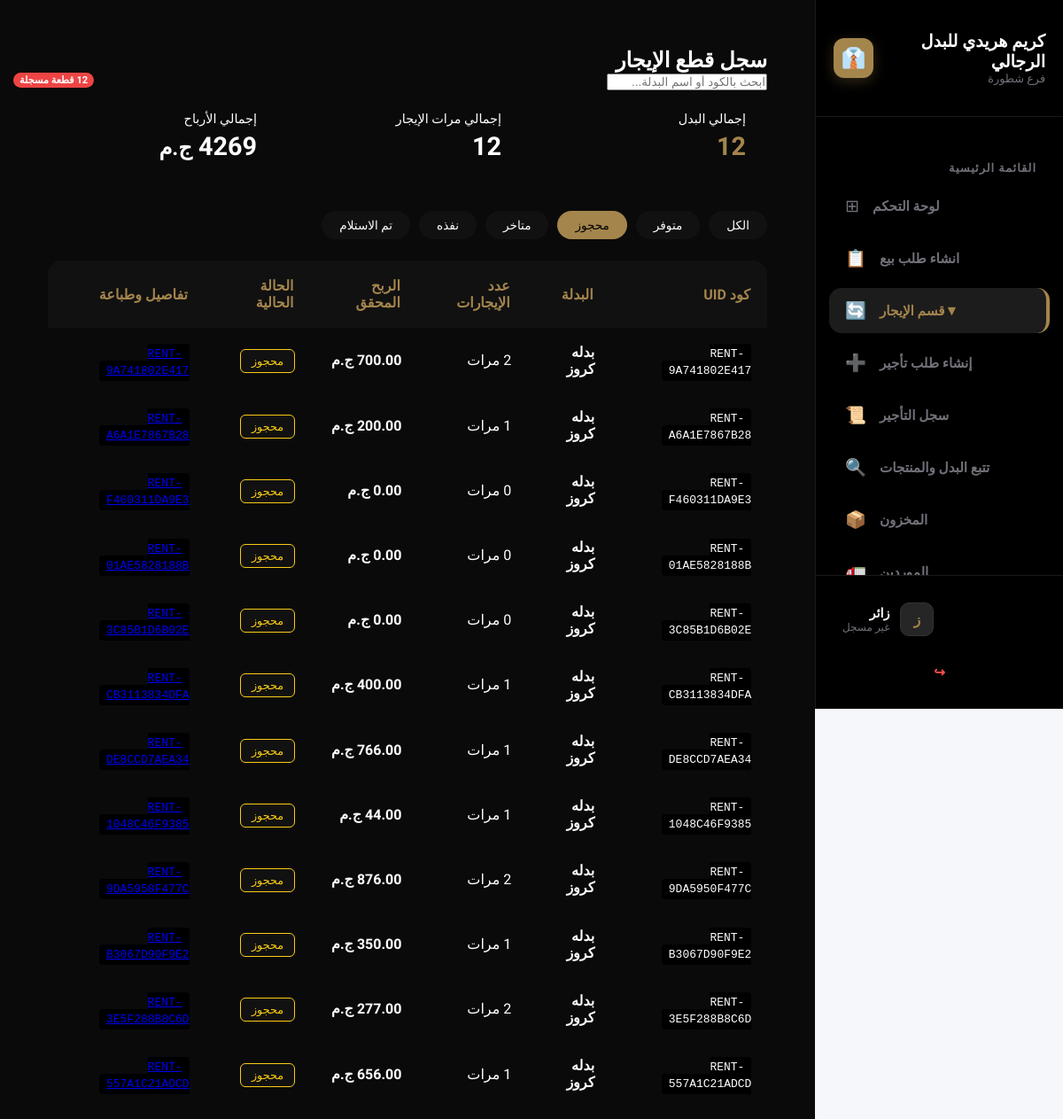
Page /pos/rental-items-log/?status=2 on the earlier database version.
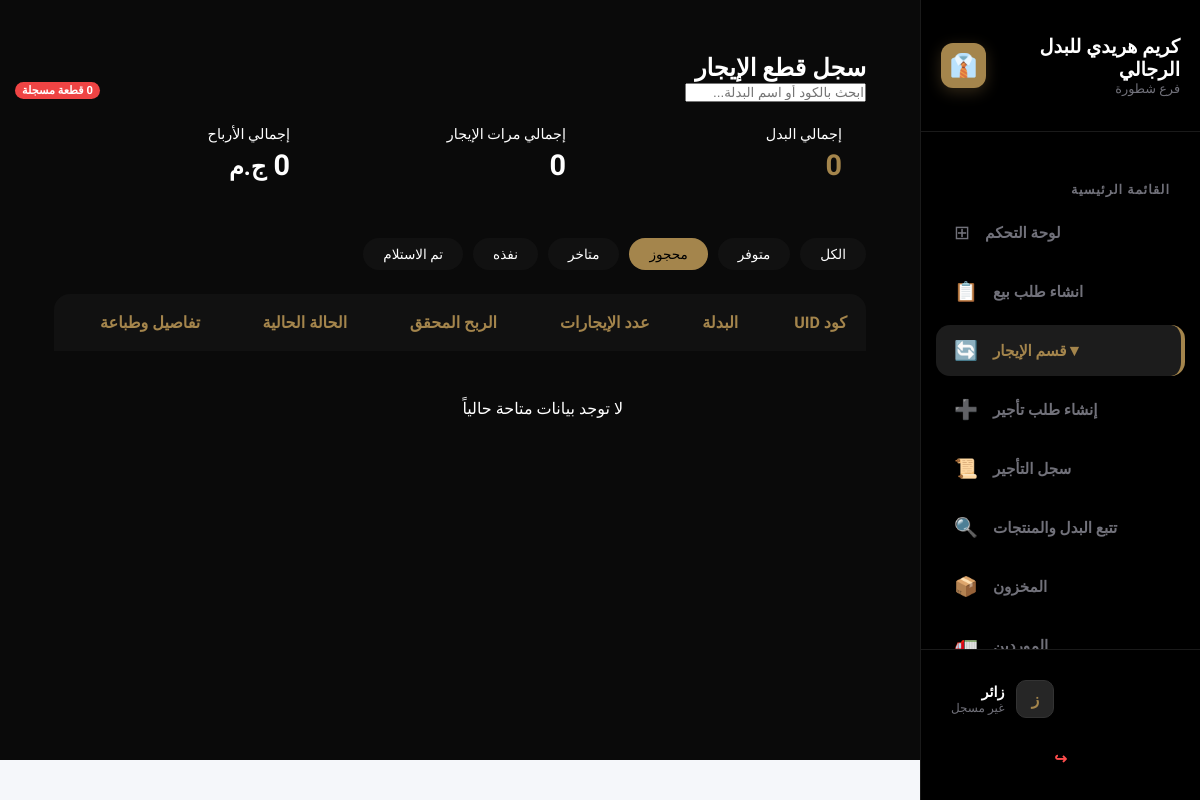
Same page on the later database version.
### categories/models.py (models this page shows, shortened)
class Rental_status_choices(models.Model):
    status = models.CharField (max_length=100, verbose_name="حالة ايجار المنتج")

### pos/models.py (models this page shows, shortened)
class RentalItem(models.Model):
    UID = models.CharField(max_length=50, unique=True, verbose_name="كود البدلة", editable=False)
    item = models.ForeignKey(InventoryItem, on_delete=models.CASCADE, verbose_name="البدلة", limit_choices_to={'is_rental': True})
    rental_count = models.PositiveIntegerField(default=0, verbose_name="عدد مرات الإيجار")
    profit = models.DecimalField(max_digits=10, decimal_places=2, default=0, verbose_name="الربح من الإيجار")
    status = models.ForeignKey(Rental_status_choices, on_delete=models.CASCADE, verbose_name="حالة البدلة", null=True, blank=True, default=1)

class InventoryItem(models.Model):
    name = models.CharField(max_length=200, verbose_name="اسم الصنف")
    category = models.ForeignKey(IngredientCategory, on_delete=models.CASCADE, related_name='items', verbose_name="الفئة")
    size = models.ForeignKey(Size_choices, on_delete=models.CASCADE, verbose_name="الحجم")
    color = models.ForeignKey(Colors_choices, on_delete=models.CASCADE, verbose_name="اللون")
    quantity = models.PositiveIntegerField(verbose_name="الكمية الحالية")
    min_limit = models.PositiveIntegerField(verbose_name="حد الطلب (الحد الأدنى)")
    unit = models.ForeignKey(Unit_choices, on_delete=models.CASCADE, verbose_name="الوحدة")
    unit_cost = models.DecimalField(max_digits=10, decimal_places=2, verbose_name="سعر الوحدة")
    supply_cost = models.DecimalField(max_digits=10, decimal_places=2, verbose_name="تكلفة التوريد")
    profit = models.DecimalField(max_digits=10, decimal_places=2, verbose_name="الربح المتوقع")
    updated_at = models.DateTimeField(auto_now=True, verbose_name="آخر تحديث")
    Supplier = models.ForeignKey(Supplier, on_delete=models.CASCADE, verbose_name="المورد")
    is_rental = models.BooleanField(default=False, verbose_name="هل الصنف للإيجار؟")
    rental_code = models.CharField(max_length=20, unique=True, null=True, blank=True, editable=False, verbose_name="كود الصنف")

### pos/views.py (the view)
# urls.py: path('rental-items-log/', views.rental_items_list, name='rental_items_list'),
def rental_items_list(request):
    items = RentalItem.objects.all().select_related('item', 'status')
    search_query = request.GET.get('search')
    if search_query:
        items = items.filter(
            Q(item__name__icontains=search_query) |
            Q(UID__icontains=search_query)
        )
    status_filter = request.GET.get('status')
    if status_filter and status_filter.isdigit():
        items = items.filter(status_id=status_filter)
    stats = {
        'total_items': items.count(),
        'total_rentals': items.aggregate(Sum('rental_count'))['rental_count__sum'] or 0,
        'total_profit': items.aggregate(Sum('profit'))['profit__sum'] or 0,
    }
    statuses = Rental_status_choices.objects.all()
    return render(request, 'pos/rental_items.html', {
        'items': items,
        'stats': stats,
        'statuses': statuses,
    })

### accounts/context_processors.py (called while the page is built)
def notifications_processor(request):
    if request.user.is_authenticated:
        notifications = Notification.objects.filter(user=request.user, is_deleted=False).order_by('-created_at')[:10]
    else:
        notifications = []
    return {'notifications': notifications}

### templates/pos/rental_items.html (shortened to what this page needs)
{% extends 'base.html' %}
{% load static %}
{% block extra_css %}
<link rel="stylesheet" href="{% static 'css/rental_item.css' %}">
{% endblock %}
{% block content %}
<div class="pos-wrapper">
    <section class="main-content-section">
        <header class="pos-top-bar">
            <div class="title-area">
                <h2> سجل قطع الإيجار</h2>
                <span class="badge">{{ items|length }} قطعة مسجلة</span>
            </div>
            <form method="GET" class="search-box">
                <input type="text" name="search" placeholder="ابحث بالكود أو اسم البدلة..." value="{{ request.GET.search }}">
            </form>
        </header>
        <div class="stats-container">
            <div class="stat-item">
                <span class="stat-label">إجمالي البدل</span>
                <span class="stat-value">{{ stats.total_items }}</span>
            </div>
            <div class="stat-item highlight-blue">
                <span class="stat-label">إجمالي مرات الإيجار</span>
                <span class="stat-value">{{ stats.total_rentals }}</span>
            </div>
            <div class="stat-item highlight-green">
                <span class="stat-label">إجمالي الأرباح</span>
                <span class="stat-value">{{ stats.total_profit }} <small>ج.م</small></span>
            </div>
        </div>
        <div class="filter-tabs">
            <a href="?status=" class="filter-btn {% if not request.GET.status %}active{% endif %}">الكل</a>
            {% for s in statuses %}
            <a href="?status={{ s.id }}" class="filter-btn {% if request.GET.status == s.id|stringformat:'i' %}active{% endif %}">
                {{ s.status }}
            </a>
            {% endfor %}
        </div>
        <div class="table-card">
            <table class="custom-table">
                <thead>
                    <tr>
                        <th>كود UID</th>
                        <th>البدلة</th>
                        <th>عدد الإيجارات</th>
                        <th>الربح المحقق</th>
                        <th>الحالة الحالية</th>
                        <th> تفاصيل وطباعة</th>
                    </tr>
                </thead>
                <tbody>
                    {% for item in items %}
                    <tr>
                        <td><span class="uid-tag">{{ item.UID }}</span></td>
                        <td><strong>{{ item.item.name }}</strong></td>
                        <td>{{ item.rental_count }} مرات</td>
                        <td class="profit-text">{{ item.profit }} ج.م</td>
                        <td>
                            <span class="status-badge status-{{ item.status.id }}">
                                {{ item.status.status }}
                            </span>
                        </td>
                        <td>
                            <a href="{% url 'item_details' item.id %}" class="uid-link">
                                <span class="uid-tag">{{ item.UID }}</span>
                            </a>
                        </td>
                    </tr>
                    {% empty %}
                    <tr>
                        <td colspan="5" class="empty-msg">لا توجد بيانات متاحة حالياً</td>
                    </tr>
                    {% endfor %}
                </tbody>
            </table>
        </div>
    </section>
</div>
{% endblock %}

Differences in the rows shown:
removed RentalItem: UID "RENT-9A741802E417", item.name "بدله كروز", profit "700.00", status.status "محجوز"
removed RentalItem: UID "RENT-A6A1E7867B28", item.name "بدله كروز", profit "200.00", status.status "محجوز"
removed RentalItem: UID "RENT-F460311DA9E3", item.name "بدله كروز", profit "0.00", status.status "محجوز"
removed RentalItem: UID "RENT-01AE5828188B", item.name "بدله كروز", profit "0.00", status.status "محجوز"
removed RentalItem: UID "RENT-3C85B1D6B02E", item.name "بدله كروز", profit "0.00", status.status "محجوز"
removed RentalItem: UID "RENT-CB3113834DFA", item.name "بدله كروز", profit "400.00", status.status "محجوز"
removed RentalItem: UID "RENT-DE8CCD7AEA34", item.name "بدله كروز", profit "766.00", status.status "محجوز"
removed RentalItem: UID "RENT-1048C46F9385", item.name "بدله كروز", profit "44.00", status.status "محجوز"
removed RentalItem: UID "RENT-9DA5950F477C", item.name "بدله كروز", profit "876.00", status.status "محجوز"
removed RentalItem: UID "RENT-B3067D90F9E2", item.name "بدله كروز", profit "350.00", status.status "محجوز"
removed RentalItem: UID "RENT-3E5F288B8C6D", item.name "بدله كروز", profit "277.00", status.status "محجوز"
removed RentalItem: UID "RENT-557A1C21ADCD", item.name "بدله كروز", profit "656.00", status.status "محجوز"
Other differences:
{{ items|length }}: "12" → "0"
{{ stats.total_items }}: "12" → "0"
{{ stats.total_rentals }}: "12" → "0"
{{ stats.total_profit }}: "4269" → "0"
text now shown: "لا توجد بيانات متاحة حالياً"
